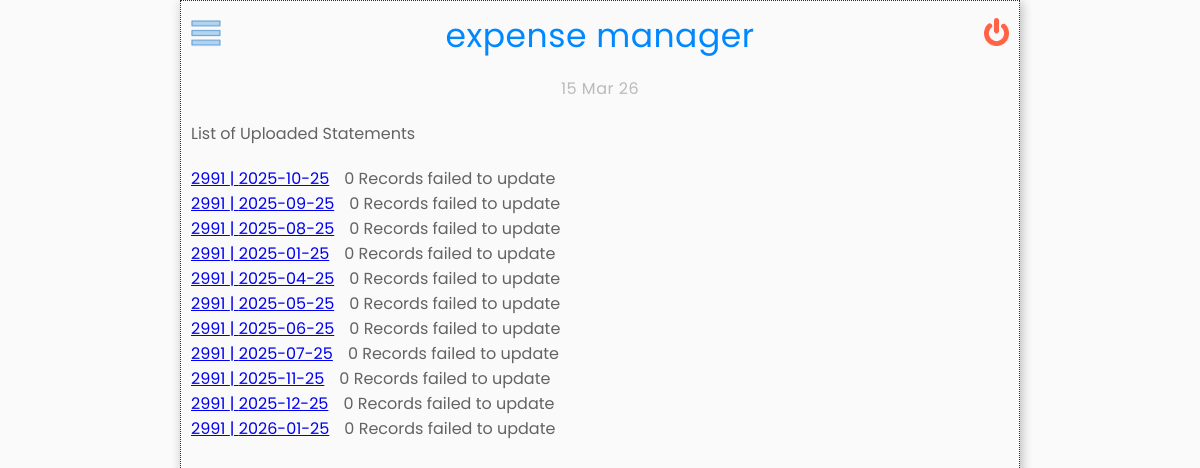
/creditCardReconList.php (signed in), run on the app's committed database.
### tables this page shows
CREATE TABLE `statements` (
  `statement_id` int(11) NOT NULL AUTO_INCREMENT,
  `username` varchar(128) NOT NULL,
  `card_number` char(4) NOT NULL,
  `period_key` int(11) GENERATED ALWAYS AS (year(`statement_date`) * 100 + month(`statement_date`)) STORED,
  `source_filename` varchar(255) DEFAULT NULL,
  `file_fingerprint` char(64) NOT NULL,
  `version` int(11) NOT NULL DEFAULT 1,
  `imported_at` timestamp NOT NULL DEFAULT current_timestamp(),
  `statement_date` date NOT NULL,
  `failedRecords` int(11) NOT NULL DEFAULT 0,
  PRIMARY KEY (`statement_id`),
  UNIQUE KEY `uq_fingerprint` (`file_fingerprint`),
  KEY `idx_statements_user_card_period` (`username`,`card_number`,`period_key`)
);

### class/csvStmt.php (called while the page is built, shortened)
<?php
class csvStmt
{
    public function storeStatementInDb($conn, $loginid, $csvFile)
    {
        $statement_id = null;
        if (($handle = fopen($csvFile, "r")) !== FALSE)
        {
            $header = [
                'username'             => $loginid,
                'card_last4'           => null,
                'source_filename'      => basename($csvFile),
                'file_fingerprint'     => hash_file('sha256', $csvFile),
                'statement_date'       => null,
            ];
            $inTransactions = false;
            $failedCounter = 0;
            while (($line = fgets($handle)) !== FALSE)
            {
                $line = trim($line);
                if (strpos($line, '~|~') !== false)
                {
                    $data = array_map('trim', explode('~|~', $line));
                }
                else
                {
                    $data = array_map('trim', explode('~', $line));
                }
                $countOfFields = count($data);
                if(!$inTransactions)
                {
                    switch($countOfFields)
                    {
                        case 1:
                                $col0 = trim((string)($data[0] ?? ''));
                                if ($col0 !== '' && stripos($col0, 'Card No') !== false)
                                {
                                    if (preg_match('/Card No\s*:.*?(\d{4})\s*$/i', $data[0], $m)) {
                                        $header['card_last4'] = $m[1];
                                    }
                                }
                                break;
                        case 2:
                                $key = trim($data[0]);
                                $val = trim($data[1]);
                                if(strtolower($key) == 'statement date')
                                {
                                    $dateObj = DateTime::createFromFormat('d/m/Y', trim($val));
                                    if ($dateObj)
                                    {
                                        $header['statement_date'] = $dateObj->format('Y-m-d');
                                    }
                                    else
                                    {
                                        $header['statement_date'] = null;
                                    }
                                }
                                break;
                        default:
                            break;
                    }
                    if ($statement_id === null && $header['statement_date'] && $header['card_last4'])
                    {
                        $statement_id = $this->storeStatementMetaData($conn, $header);
                        $inTransactions = true;
                    }
                    else
                    {
                        continue;
                    }
                }
                if($inTransactions)
                {
                    if (count($data) >= 5 && in_array(strtolower($data[0]), ['domestic','international']))
                    {
                        $amount = 0;
                        $orig_date = trim($data[2]);
                        $dateObj = DateTime::createFromFormat('d/m/Y H:i:s', $orig_date)
                            ?: DateTime::createFromFormat('d/m/Y', $orig_date);
                        $date = $dateObj ? $dateObj->format('Y-m-d') : null;
                        if (count($data) == 7 && is_numeric(str_replace([','], '', $data[4])))
                        {
                            $amount = $data[4];
                            $dc     = $data[5];
                        }
                        else
                        {
                            $amount = $data[5];
                            $dc     = $data[6];
                        }
                        $amount = (float) str_replace(',', '', trim($amount));
                        $dc = strtolower(trim($dc));
                        if (in_array($dc, ['cr','credit','cr.'])) {
                            $amount = -$amount;
                        }
                        $merchant = trim($data[3]);
                        $tempArray = array('statement_id' => $statement_id, 'date' => $date, 'amount' => $amount, 'merchant' => $merchant, 'reconciled' => 'no', 'uid' => '');
                        try
                        {
                            $insertResult = $this->storeStatementLines($conn, $tempArray);
                        }
                        catch (RuntimeException $e)
                        {
                            error_log("Skipping row: " . $e->getMessage());
                            $failedCounter ++;
                            continue;
                        }
                    }
                }
            }
        }
        else
        {
            echo "Failed to open the file.\n";
        }
        return $statement_id;
    }
    private function storeStatementMetaData($conn, $header)
    {
        $statementDate = $header['statement_date'];
        $username      = trim($header['username']);
        $cardLast4     = trim($header['card_last4']);
        $srcFile       = $header['source_filename'] ?? null;
        $fingerprint   = $header['file_fingerprint'] ?? null;
        $sql = "
            INSERT INTO statements
                (statement_date, username, card_number, source_filename, file_fingerprint)
            VALUES
                (?, ?, ?, ?, ?)
            ON DUPLICATE KEY UPDATE
                -- Make mysqli->insert_id return the existing row's statement_id
                statement_id = LAST_INSERT_ID(statement_id),
                -- Optional: refresh metadata on re-import
                source_filename = VALUES(source_filename),
                file_fingerprint = VALUES(file_fingerprint)
        ";
        $stmt = $conn->prepare($sql);
        $id = (int)$conn->insert_id;
        return $id;
    }
    private function storeStatementLines($conn, $row)
    {
        $insertStatus = FALSE;
        $insertedId = null;
        $statementId  = (int)($row['statement_id'] ?? 0);
        $dateIn = trim((string)($row['date'] ?? ''));
        $date   = null;
        if ($dateIn !== '')
        {
            $dt = DateTime::createFromFormat('Y-m-d', $dateIn)
               ?: DateTime::createFromFormat('d/m/Y H:i:s', $dateIn)
               ?: DateTime::createFromFormat('d/m/Y', $dateIn);
            if ($dt)
            { $date = $dt->format('Y-m-d'); }
        }
        $amount       = (float)str_replace([',',' '], '', (string)($row['amount'] ?? 0));
        $merchant     = substr(trim((string)($row['merchant'] ?? '')), 0, 256);
        $recRaw = trim($row['reconciled']) ?? 0;
        $uid = isset($row['uid']) && $row['uid'] !== '' ? (int)trim($row['uid']) : null;
        $sql = "
            INSERT INTO statement_lines
                (statement_id, date, amount, merchant_name, reconciled, uid)
            VALUES (?, ?, ?, ?, ?, ?)
            ON DUPLICATE KEY UPDATE
                line_id = LAST_INSERT_ID(line_id)
        ";
        $stmt = $conn->prepare($sql);
        $ok = $stmt->bind_param("isdsii",
            $statementId,
            $date,
            $amount,
            $merchant,
            $recRaw,
            $uid
        );
        if (!$stmt->execute()) {
            $err = $stmt->error;
            $stmt->close();
            throw new RuntimeException('Execute failed: ' . $err);
        }
        else
        {
            $insertStatus = TRUE;
            $insertedId = $conn->insert_id;
        }
        return [
        'success'  => $insertStatus,
        'line_id'  => $insertedId
    ]   ;
    }
    public function getStatementList($conn, $loginid)
    {
        $stmtList = [];
        try
        {
            $sql = "SELECT card_number, statement_date, statement_id, failedRecords FROM statements WHERE username = ?";
            $stmt = $conn->prepare($sql);
            $stmt->bind_param('s', $loginid);
            if(!$stmt->execute())
            {
                $err = $stmt->error; $stmt->close();
                throw new RuntimeException('Execute failed: ' . $err);
            }
            $result = $stmt->get_result();
            if ($result)
            {
                while ($row = $result->fetch_assoc())
                {
                    $stmtList[] = array('card_number' => $row['card_number'], 'statement_date' => $row['statement_date'], 'statement_id' => $row['statement_id'], 'failedRecords' => $row['failedRecords']);
                }
            }
            return ['status' => true, 'arrayList' => $stmtList, 'message' => 'success'];
        }
        catch (Throwable $e) {
            return ['status' => false, 'arrayList' => $stmtList, 'message' => $e->getMessage()];
        }
    }
}

### creditCardReconList.php (the view, shortened to what this page needs)
<?php
include('header.php');
include('db.php');
$loginid = $_SESSION['loginid'];
$csvFile = 'datafiles/stmtToProcess.csv';
require_once "class/csvStmt.php";
$csvObj = new csvStmt();
$statement_id = $csvObj->storeStatementInDb($conn, $loginid, $csvFile);
if($statement_id !== null)
{
    ?>
        <div id="creditCardReconListCont">
        List of Uploaded Statements
        </div>
    <?php
    $stmtList = $csvObj->getStatementList($conn, $loginid);
    if(!empty($stmtList) && $stmtList['status'])
    {
        foreach($stmtList['arrayList'] as $st)
        {
            $params = ['statement_id' => $st['statement_id']];
            $url = 'creditCardTxn.php?' . http_build_query($params);
            ?>
            <div><a href="<?php echo $url ?>"><?php echo($st['card_number'] . " | " . $st['statement_date']); ?></a><span class="reconListHorizSeparator"><?php echo($st['failedRecords'] . " Records failed to update"); ?></span></div>
            <?php
        }
    }
    else
    {
        echo("No Statements Found");
    }
    ?>
    <?php
}
?>

### css/master.css (style rules this page uses)
html { font-size: 16px; }
body { font-family: "Poppins", sans-serif; font-weight: 400; font-style: normal; background-color: #FAFAFA; color: rgb(99,99,102); font-style: normal; margin: 0 auto; }
#creditCardReconListCont { margin: 20px 0px 20px 0px; }
.reconListHorizSeparator { margin-left: 15px; }

### data on the page
statements: card_number "2991", statement_date "2025-10-25", failedRecords "0"
statements: card_number "2991", statement_date "2025-09-25", failedRecords "0"
statements: card_number "2991", statement_date "2025-08-25", failedRecords "0"
statements: card_number "2991", statement_date "2025-01-25", failedRecords "0"
statements: card_number "2991", statement_date "2025-04-25", failedRecords "0"
statements: card_number "2991", statement_date "2025-05-25", failedRecords "0"
statements: card_number "2991", statement_date "2025-06-25", failedRecords "0"
statements: card_number "2991", statement_date "2025-07-25", failedRecords "0"
statements: card_number "2991", statement_date "2025-11-25", failedRecords "0"
statements: card_number "2991", statement_date "2025-12-25", failedRecords "0"
statements: card_number "2991", statement_date "2026-01-25", failedRecords "0"
